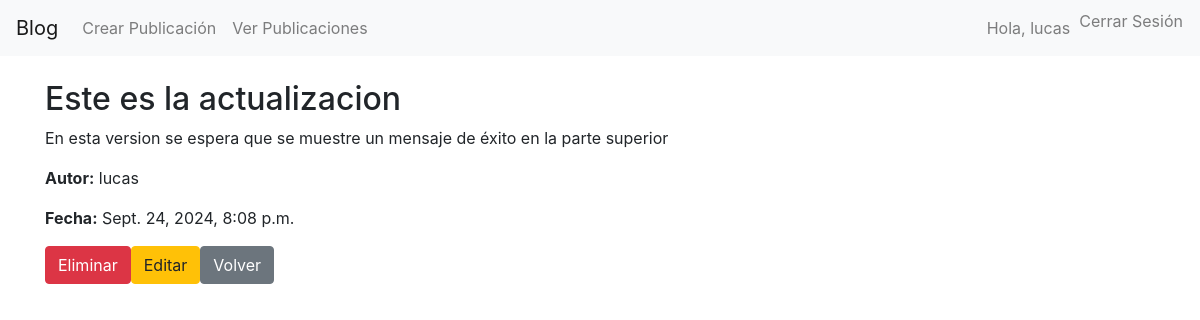
The page /publicacion/3/ (signed in) on the database its author committed.
### post/models.py (models this page shows, shortened)
class Post(models.Model):
    titulo = models.CharField(max_length=255)
    contenido = models.TextField()
    fecha_publicacion = models.DateTimeField(auto_now_add=True)
    autor = models.ForeignKey(User, on_delete=models.CASCADE)

### post/views.py (the view)
# urls.py: path('publicacion/<int:id>/', detalle_post, name='detalle_post'),
@login_required
def detalle_post(request, id):
    publicacion = get_object_or_404(Post, id=id)
    return render(request, 'detalle_post.html', {'publicacion': publicacion})

### post/templates/detalle_post.html (shortened to what this page needs)
{% extends 'base.html' %}
{% block content %}
    <h2>{{ publicacion.titulo }}</h2>
    <p>{{ publicacion.contenido }}</p>
    <p><strong>Autor:</strong> {{ publicacion.autor.username }}</p>
    <p><strong>Fecha:</strong> {{ publicacion.fecha_publicacion }}</p>
<div style="display: inline-flex">
    <form method="POST" action="{% url 'eliminar_post' publicacion.id %}">
        <button type="submit" class="btn btn-danger">Eliminar</button>
    </form>
    <a href="{% url 'editar_post' publicacion.id %}" class="btn btn-warning">Editar</a>
    <a href="{% url 'listar_post' %}" class="btn btn-secondary">Volver</a>
</div>
{% endblock %}

### post/templates/base.html (shortened to what this page needs)
<!DOCTYPE html>
<html lang="es">
<head>
    <link rel="stylesheet" href="https://stackpath.bootstrapcdn.com/bootstrap/4.5.2/css/bootstrap.min.css">
</head>
<body>
    <nav class="navbar navbar-expand-lg navbar-light bg-light">
        <a class="navbar-brand" href="{% url 'inicio_view' %}">Blog</a>
        <div class="collapse navbar-collapse" id="navbarNav">
            <ul class="navbar-nav mr-auto">
                <li class="nav-item">
                    <a class="nav-link" href="{% url 'crear_publicacion' %}">Crear Publicación</a>
                </li>
                <li class="nav-item">
                    <a class="nav-link" href="{% url 'listar_post' %}">Ver Publicaciones</a>
                </li>
            </ul>
            <ul class="navbar-nav ml-auto">
                {% if user.is_authenticated %}
                    <li class="nav-item">
                        <a class="nav-link">Hola, {{ user.username }}</a>
                    </li>
                    <li class="nav-item">
                        <form method="POST" action="{% url 'logout' %}">
                            <button class="btn btn-link nav-link" type="submit" style="padding: 0;">Cerrar Sesión</button>
                        </form>
                    </li>
                {% else %}
                    <li class="nav-item">
                        <a class="nav-link" href="{% url 'login' %}">Iniciar Sesión</a>
                    </li>
                {% endif %}
            </ul>
        </div>
    </nav>
        <div class="container mt-4">
            {% block content %}
            {% endblock %}
        </div>
</body>
</html>

### rows shown on the page
Post: titulo "Este es la actualizacion", contenido "En esta version se espera que se muestre un mensaje de éxito en la parte superior", autor.username "lucas", fecha_publicacion "Sept. 24, 2024, 8:08 p.m."

### other values the page prints
{{ user.username }} "lucas"
